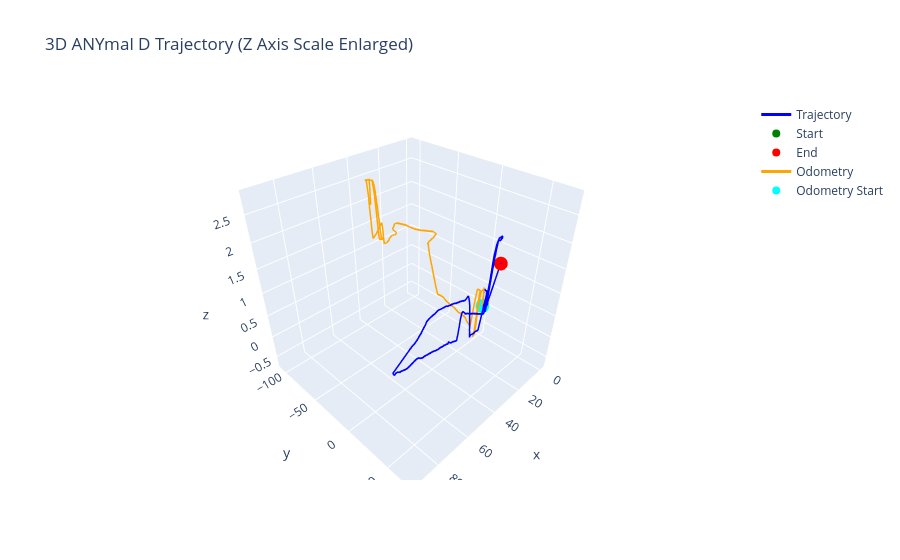

Notebook code for this chart:
### Code cell
# @title Plot Trajectory
import numpy as np
import plotly.graph_objects as go

# Ground-truth trajectory from GNSS/INS topic
ground_truth_topic = "prism_position"
ground_truth_numpy = np.asarray(mission_root[ground_truth_topic]["point"])
ground_truth_frame = mission_root[ground_truth_topic].attrs["frame_id"]

odometry_topic = "cpt7_ie_tc_odometry"
odometry_numpy = np.asarray(mission_root[odometry_topic]["pose_pos"])
odometry_frame = mission_root[odometry_topic].attrs["frame_id"]


ground_truth_numpy = (
    ground_truth_numpy - ground_truth_numpy[0]
)  # Normalize to start at origin


# Extract X, Y, Z coordinates
x, y, z = ground_truth_numpy[:, 0], ground_truth_numpy[:, 1], ground_truth_numpy[:, 2]

# Create a 3D scatter plot with a trajectory line
fig = go.Figure()

# Add trajectory line
fig.add_trace(
    go.Scatter3d(
        x=x, y=y, z=z, mode="lines", line=dict(color="blue", width=3), name="Trajectory"
    )
)

# Add start & end points
fig.add_trace(
    go.Scatter3d(
        x=[x[0]],
        y=[y[0]],
        z=[z[0]],
        mode="markers",
        marker=dict(size=8, color="green"),
        name="Start",
    )
)

fig.add_trace(
    go.Scatter3d(
        x=[x[-1]],
        y=[y[-1]],
        z=[z[-1]],
        mode="markers",
        marker=dict(size=8, color="red"),
        name="End",
    )
)

fig.add_trace(
    go.Scatter3d(
        x=odometry_numpy[:, 0],
        y=odometry_numpy[:, 1],
        z=odometry_numpy[:, 2],
        mode="lines",
        line=dict(color="orange", width=3),
        name="Odometry",
    )
)

# Start & end points for odometry
fig.add_trace(
    go.Scatter3d(
        x=[odometry_numpy[0, 0]],
        y=[odometry_numpy[0, 1]],
        z=[odometry_numpy[0, 2]],
        mode="markers",
        marker=dict(size=8, color="cyan"),
        name="Odometry Start",
    )
)

# Compute axis limits to ensure equal scale
max_range = (
    np.array([x.max() - x.min(), y.max() - y.min(), z.max() - z.min()]).max() / 2.0
)
mid_x = (x.max() + x.min()) / 2.0
mid_y = (y.max() + y.min()) / 2.0
mid_z = (z.max() + z.min()) / 2.0

# Update layout with equal axis scaling
fig.update_layout(
    title="3D ANYmal D Trajectory (Z Axis Scale Enlarged)",
    # scene=dict(
    #     xaxis=dict(range=[mid_x - max_range, mid_x + max_range]),
    #     yaxis=dict(range=[mid_y - max_range, mid_y + max_range]),
    #     zaxis=dict(range=[mid_z - max_range / 10, mid_z + max_range / 10]),
    # ),
    # margin=dict(l=0, r=0, b=0, t=40),
)

fig.show()

### Figure 1 — Plotly figure (JSON) as saved in the notebook; plotly's stock layout.template omitted (floating-point values rounded to 4 significant figures; data arrays with more than 128 entries replaced by an {"elided": "..."} marker saying what was removed)
{"data": [{"line": {"color": "blue", "width": 3}, "mode": "lines", "name": "Trajectory", "type": "scatter3d", "x": {"elided": "4547 float values"}, "y": {"elided": "4547 float values"}, "z": {"elided": "4547 float values"}}, {"marker": {"color": "green", "size": 8}, "mode": "markers", "name": "Start", "type": "scatter3d", "x": [0], "y": [0], "z": [0]}, {"marker": {"color": "red", "size": 8}, "mode": "markers", "name": "End", "type": "scatter3d", "x": [45.25], "y": [69.46], "z": [2.344]}, {"line": {"color": "orange", "width": 3}, "mode": "lines", "name": "Odometry", "type": "scatter3d", "x": {"elided": "69601 float values"}, "y": {"elided": "69601 float values"}, "z": {"elided": "69601 float values"}}, {"marker": {"color": "cyan", "size": 8}, "mode": "markers", "name": "Odometry Start", "type": "scatter3d", "x": [-4.656e-11], "y": [-3.273e-09], "z": [-7.851e-10]}], "layout": {"title": {"text": "3D ANYmal D Trajectory (Z Axis Scale Enlarged)"}}}
